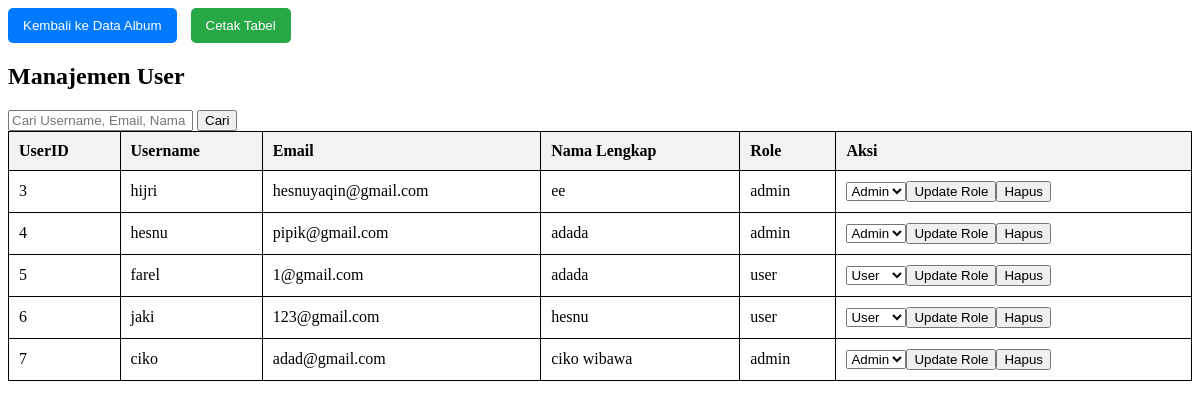
/dataakun.php (signed in), run on the app's committed database.
### tables this page shows
CREATE TABLE `user` (
  `UserID` int(11) NOT NULL,
  `Username` varchar(255) NOT NULL,
  `Password` varchar(255) NOT NULL,
  `Email` varchar(255) DEFAULT NULL,
  `NamaLengkap` varchar(255) DEFAULT NULL,
  `Alamat` text DEFAULT NULL,
  `role` varchar(200) NOT NULL
);

### dataakun.php (the view, shortened to what this page needs)
<?php
include 'koneksi.php';
$searchTerm = isset($_POST['search_term']) ? $_POST['search_term'] : '';
$sql = "SELECT UserID, Username, Email, NamaLengkap, role FROM user WHERE
        Username LIKE '%$searchTerm%' OR
        Email LIKE '%$searchTerm%' OR
        NamaLengkap LIKE '%$searchTerm%' OR
        role LIKE '%$searchTerm%'";
$result = mysqli_query($koneksi, $sql);
?>
<!DOCTYPE html>
<html lang="en">
<head>
</head>
<body>
    <div class="mb-6">
        <a href="dataalbum.php" style="text-decoration: none;">
            <button
                style="padding: 10px 15px; background-color: #007BFF; color: white; border: none; border-radius: 5px;">
                Kembali ke Data Album
            </button>
        </a>
        <button onclick="printTable()"
            style="padding: 10px 15px; background-color: #28a745; color: white; border: none; border-radius: 5px; margin-left: 10px;">
            Cetak Tabel
        </button>
    </div>
    <h2>Manajemen User</h2>
    <form method="POST" action="">
        <input type="text" name="search_term" placeholder="Cari Username, Email, Nama Lengkap, atau Role"
            value="<?= htmlspecialchars($searchTerm) ?>">
        <input type="submit" value="Cari">
    </form>
    <table>
        <thead>
            <tr>
                <th>UserID</th>
                <th>Username</th>
                <th>Email</th>
                <th>Nama Lengkap</th>
                <th>Role</th>
                <th>Aksi</th>
            </tr>
        </thead>
        <tbody>
            <?php
            if (mysqli_num_rows($result) > 0) {
                while ($row = mysqli_fetch_assoc($result)) {
                    echo "<tr>";
                    echo "<td>" . $row['UserID'] . "</td>";
                    echo "<td>" . $row['Username'] . "</td>";
                    echo "<td>" . $row['Email'] . "</td>";
                    echo "<td>" . $row['NamaLengkap'] . "</td>";
                    echo "<td>" . $row['role'] . "</td>";
                    echo "<td>";
                    echo "<form action='' method='post' style='display:inline;'>";
                    echo "<select name='new_role'>";
                    echo "<option value='user'" . ($row['role'] == 'user' ? ' selected' : '') . ">User</option>";
                    echo "<option value='admin'" . ($row['role'] == 'admin' ? ' selected' : '') . ">Admin</option>";
                    echo "</select>";
                    echo "<button type='submit' name='update_role'>Update Role</button>";
                    echo "</form>";
                    echo "<form action='' method='post' style='display:inline;'>";
                    echo "<button type='submit' name='delete_user' onclick=\"return confirm('Apakah Anda yakin ingin menghapus akun ini?');\">Hapus</button>";
                    echo "</form>";
                    echo "</td>";
                    echo "</tr>";
                }
            } else {
                echo "<tr><td colspan='6'>Tidak ada data user</td></tr>";
            }
            ?>
        </tbody>
    </table>
</body>
</html>

### dataakun.php (style rules this page uses)
table { width: 100%; border-collapse: collapse; }
table, th, td { border: 1px solid black; }
th, td { padding: 10px; text-align: left; }
th { background-color: #f2f2f2; }

### data on the page
user: UserID "3", Username "hijri", Email "hesnuyaqin@gmail.com", NamaLengkap "ee", role "admin", new_role "Admin"
user: UserID "4", Username "hesnu", Email "pipik@gmail.com", NamaLengkap "adada", role "admin", new_role "Admin"
user: UserID "5", Username "farel", Email "1@gmail.com", NamaLengkap "adada", role "user", new_role "User"
user: UserID "6", Username "jaki", Email "123@gmail.com", NamaLengkap "hesnu", role "user", new_role "User"
user: UserID "7", Username "ciko", Email "adad@gmail.com", NamaLengkap "ciko wibawa", role "admin", new_role "Admin"
